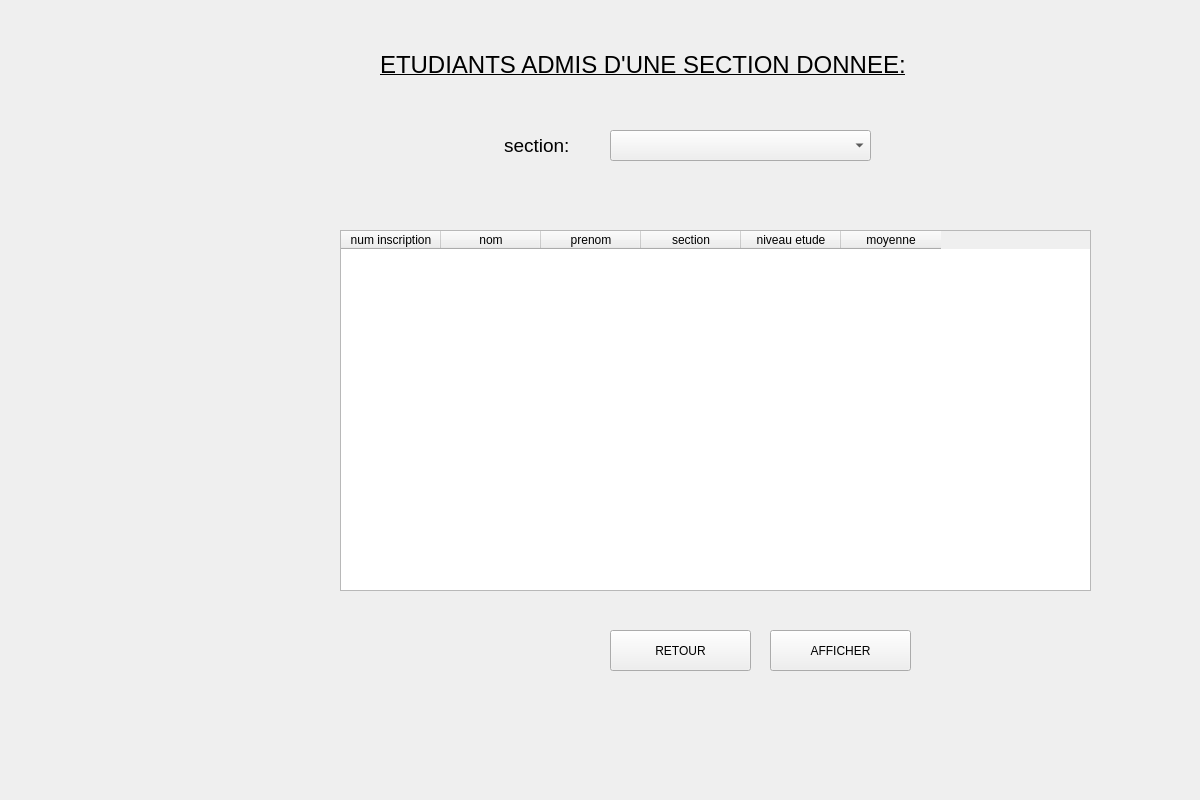
<?xml version="1.0" encoding="UTF-8"?>
<ui version="4.0">
 <class>Form</class>
 <widget class="QWidget" name="Form">
  <property name="geometry">
   <rect>
    <x>0</x>
    <y>0</y>
    <width>1200</width>
    <height>800</height>
   </rect>
  </property>
  <property name="windowTitle">
   <string>Form</string>
  </property>
  <widget class="QLabel" name="label">
   <property name="geometry">
    <rect>
     <x>380</x>
     <y>40</y>
     <width>681</width>
     <height>51</height>
    </rect>
   </property>
   <property name="text">
    <string>&lt;html&gt;&lt;head/&gt;&lt;body&gt;&lt;p&gt;&lt;span style=&quot; font-size:18pt; text-decoration: underline;&quot;&gt;ETUDIANTS ADMIS D'UNE SECTION DONNEE:&lt;/span&gt;&lt;/p&gt;&lt;/body&gt;&lt;/html&gt;</string>
   </property>
  </widget>
  <widget class="QPushButton" name="ok">
   <property name="geometry">
    <rect>
     <x>610</x>
     <y>630</y>
     <width>141</width>
     <height>41</height>
    </rect>
   </property>
   <property name="styleSheet">
    <string notr="true">font: 12pt &quot;MS Shell Dlg 2&quot;;</string>
   </property>
   <property name="text">
    <string>RETOUR</string>
   </property>
  </widget>
  <widget class="QPushButton" name="afficher">
   <property name="geometry">
    <rect>
     <x>770</x>
     <y>630</y>
     <width>141</width>
     <height>41</height>
    </rect>
   </property>
   <property name="styleSheet">
    <string notr="true">font: 12pt &quot;MS Shell Dlg 2&quot;;</string>
   </property>
   <property name="text">
    <string>AFFICHER</string>
   </property>
  </widget>
  <widget class="QTableWidget" name="tableWidget">
   <property name="geometry">
    <rect>
     <x>340</x>
     <y>230</y>
     <width>751</width>
     <height>361</height>
    </rect>
   </property>
   <column>
    <property name="text">
     <string>num inscription</string>
    </property>
   </column>
   <column>
    <property name="text">
     <string>nom</string>
    </property>
   </column>
   <column>
    <property name="text">
     <string>prenom</string>
    </property>
   </column>
   <column>
    <property name="text">
     <string>section</string>
    </property>
   </column>
   <column>
    <property name="text">
     <string>niveau etude</string>
    </property>
   </column>
   <column>
    <property name="text">
     <string>moyenne</string>
    </property>
   </column>
  </widget>
  <widget class="QLabel" name="label_2">
   <property name="geometry">
    <rect>
     <x>504</x>
     <y>130</y>
     <width>91</width>
     <height>31</height>
    </rect>
   </property>
   <property name="text">
    <string>&lt;html&gt;&lt;head/&gt;&lt;body&gt;&lt;p&gt;&lt;span style=&quot; font-size:14pt;&quot;&gt;section:&lt;/span&gt;&lt;/p&gt;&lt;/body&gt;&lt;/html&gt;</string>
   </property>
  </widget>
  <widget class="QLabel" name="section_2">
   <property name="geometry">
    <rect>
     <x>620</x>
     <y>170</y>
     <width>241</width>
     <height>20</height>
    </rect>
   </property>
   <property name="text">
    <string/>
   </property>
  </widget>
  <widget class="QComboBox" name="section">
   <property name="geometry">
    <rect>
     <x>610</x>
     <y>130</y>
     <width>261</width>
     <height>31</height>
    </rect>
   </property>
   <property name="styleSheet">
    <string notr="true">QLineEdit {
border: 1px solid rgb(37,39,48);
border-radius: 20px;
padding-left:20px;
padding-right:20px;
}
QLineEdit:hover{
	border: 2px solid rgb(222, 221, 218)
}
QLineEdit:focus{
	border: 2px solid rgb(154, 208, 236)
}</string>
   </property>
   <item>
    <property name="text">
     <string/>
    </property>
   </item>
   <item>
    <property name="text">
     <string>CPI1</string>
    </property>
   </item>
   <item>
    <property name="text">
     <string>CPI2</string>
    </property>
   </item>
   <item>
    <property name="text">
     <string>L1 INFO</string>
    </property>
   </item>
   <item>
    <property name="text">
     <string>L1 TIC</string>
    </property>
   </item>
   <item>
    <property name="text">
     <string>L1 EEA</string>
    </property>
   </item>
   <item>
    <property name="text">
     <string>L1 MATH</string>
    </property>
   </item>
   <item>
    <property name="text">
     <string>L2 INFO </string>
    </property>
   </item>
   <item>
    <property name="text">
     <string>L2 TIC</string>
    </property>
   </item>
   <item>
    <property name="text">
     <string>L2 EEA</string>
    </property>
   </item>
   <item>
    <property name="text">
     <string>L2 MATH</string>
    </property>
   </item>
   <item>
    <property name="text">
     <string>L3 INFO</string>
    </property>
   </item>
   <item>
    <property name="text">
     <string>L3 TIC</string>
    </property>
   </item>
   <item>
    <property name="text">
     <string>L3 EEA</string>
    </property>
   </item>
   <item>
    <property name="text">
     <string>ING 1</string>
    </property>
   </item>
   <item>
    <property name="text">
     <string>ING2</string>
    </property>
   </item>
  </widget>
  <widget class="QLabel" name="label_4">
   <property name="geometry">
    <rect>
     <x>-130</x>
     <y>0</y>
     <width>1441</width>
     <height>861</height>
    </rect>
   </property>
   <property name="text">
    <string/>
   </property>
   <property name="pixmap">
    <pixmap>n1mtIpU.jpg</pixmap>
   </property>
   <property name="scaledContents">
    <bool>true</bool>
   </property>
  </widget>
  <widget class="QLabel" name="label_3">
   <property name="geometry">
    <rect>
     <x>1050</x>
     <y>20</y>
     <width>141</width>
     <height>161</height>
    </rect>
   </property>
   <property name="text">
    <string/>
   </property>
   <property name="pixmap">
    <pixmap>output-onlinepngtools.png</pixmap>
   </property>
   <property name="scaledContents">
    <bool>true</bool>
   </property>
  </widget>
  <zorder>label_4</zorder>
  <zorder>label</zorder>
  <zorder>ok</zorder>
  <zorder>afficher</zorder>
  <zorder>tableWidget</zorder>
  <zorder>label_2</zorder>
  <zorder>section_2</zorder>
  <zorder>section</zorder>
  <zorder>label_3</zorder>
 </widget>
 <resources/>
 <connections/>
</ui>
